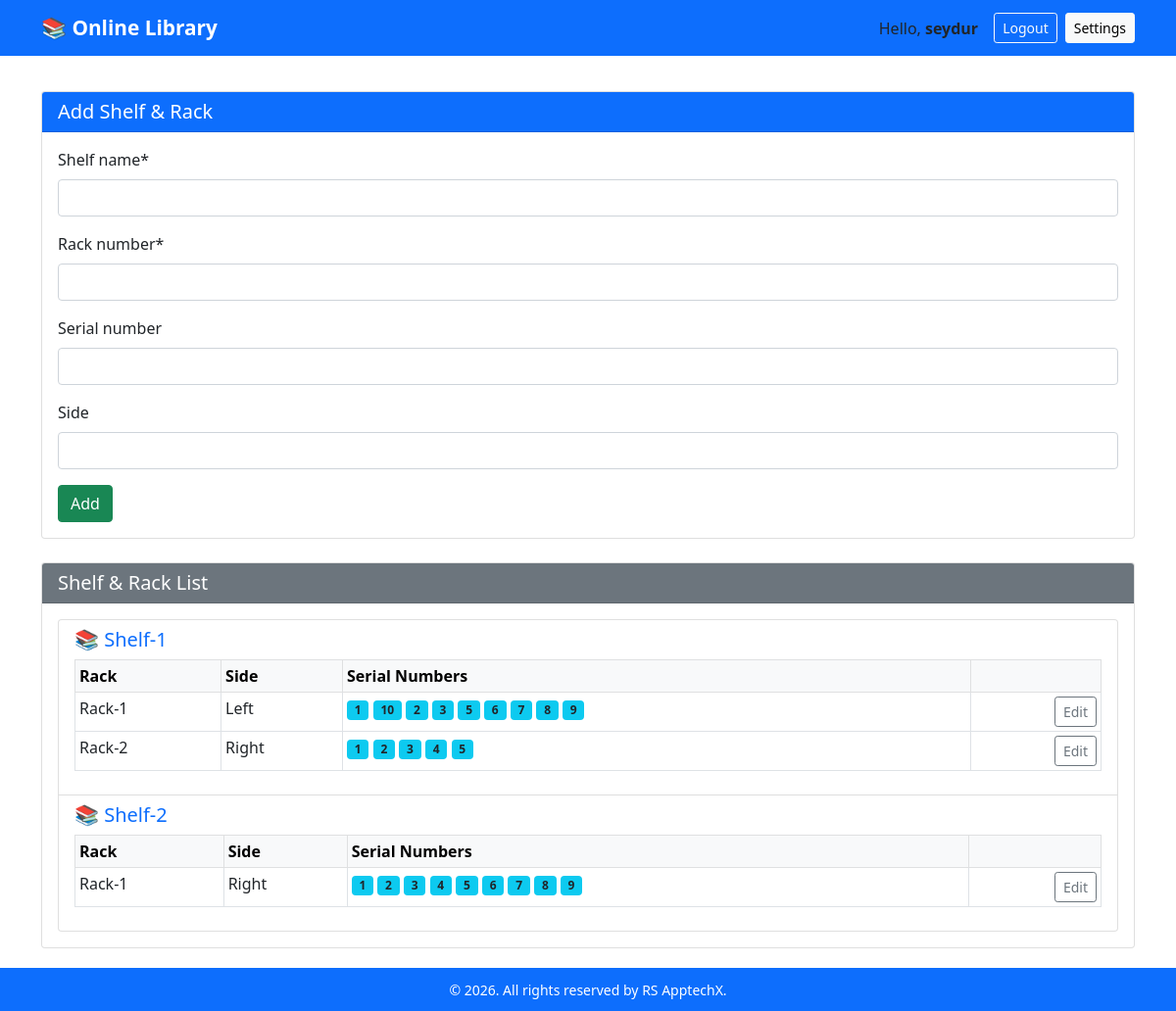
/self-rack/add/ (signed in), run on the app's committed database.
### library/models.py (models this page shows, shortened)
class Shelf(models.Model):
    name = models.CharField(max_length=100, unique=True)
    class Meta:
        ordering = ["name"]
        verbose_name_plural = "Shelves"

class Rack(models.Model):
    shelf = models.ForeignKey(Shelf, related_name="racks", on_delete=models.CASCADE)
    rack_number = models.CharField(max_length=50)
    side_name = models.CharField(max_length=50, blank=True)
    class Meta:
        unique_together = ("shelf", "rack_number")
        ordering = ["rack_number"]

class Serial(models.Model):
    rack = models.ForeignKey(Rack, related_name="serials", on_delete=models.CASCADE)
    serial_number = models.CharField(max_length=50)
    class Meta:
        unique_together = ("rack", "serial_number")

### library/views.py (the view)
# urls.py: path("self-rack/add/", views.self_rack_add, name="self_rack_add"),
@user_passes_test(staff_check)
def self_rack_add(request):
    if request.method == "POST":
        form = SelfRackForm(request.POST)
        if form.is_valid():
            sname = form.cleaned_data["self_name"].strip()
            rnum = form.cleaned_data["rack_number"].strip()
            snum = form.cleaned_data.get("serial_number", "").strip()
            side = form.cleaned_data.get("side_name", "").strip()
            shelf, created_shelf = Shelf.objects.get_or_create(name=sname)
            rack, created_rack = Rack.objects.get_or_create(
                shelf=shelf, rack_number=rnum
            )
            if side:
                rack.side_name = side
                rack.save()
            created_serial = False
            if snum:
                parts = [
                    p.strip() for p in snum.replace("\n", ",").split(",") if p.strip()
                ]
                for part in parts:
                    serial_obj, created = Serial.objects.get_or_create(
                        rack=rack, serial_number=part
                    )
                    created_serial = created_serial or created
            messages.success(request, "Self & Rack added.")
            return redirect("library:self_rack_add")
    else:
        form = SelfRackForm()
    shelves = Shelf.objects.all().prefetch_related("racks__serials")
    return render(
        request,
        "library/self_rack_add.html",
        {
            "form": form,
            "shelves": shelves,
        },
    )

### library/forms.py
class SelfRackForm(forms.Form):
    self_name = forms.CharField(max_length=100, label="Shelf name")
    rack_number = forms.CharField(max_length=50, label="Rack number")
    serial_number = forms.CharField(
        max_length=50, label="Serial number", required=False
    )
    side_name = forms.CharField(max_length=50, label="Side", required=False)

### library/views.py (called while the page is built)
def staff_check(user):
    return user.is_active and user.is_staff

### library/templates/library/self_rack_add.html (shortened to what this page needs)
{% extends "library/base.html" %}
{% load crispy_forms_tags %}
{% block content %}
<div class="card mb-4">
  <div class="card-header bg-primary text-white">
    <h5 class="mb-0">Add Shelf & Rack</h5>
  </div>
  <div class="card-body">
    <form method="POST">
      {% csrf_token %} {{ form|crispy }}
      <button type="submit" class="btn btn-success">
         Add
      </button>
    </form>
  </div>
</div>
<div class="card">
  <div class="card-header bg-secondary text-white">
    <h5 class="mb-0">Shelf & Rack List</h5>
  </div>
  <div class="card-body">
    {% if shelves %}
    <ul class="list-group">
      {% for shelf in shelves %}
      <li class="list-group-item">
        <h5 class="text-primary">📚 {{ shelf.name }}</h5>
        {% if shelf.racks.exists %}
        <table class="table table-bordered table-sm mt-2">
          <thead class="table-light">
            <tr>
              <th>Rack</th>
              <th>Side</th>
              <th>Serial Numbers</th>
              <th></th>
            </tr>
          </thead>
          <tbody>
            {% for rack in shelf.racks.all %}
            <tr>
              <td>{{ rack.rack_number }}</td>
              <td>{{ rack.side_name|default:"-" }}</td>
              <td>
                {% if rack.serials.exists %} {% for serial in rack.serials.all %}
                <span class="badge bg-info text-dark"
                  >{{ serial.serial_number }}</span
                >
                {% endfor %} {% else %}
                <span class="text-muted">No Serial</span>
                {% endif %}
              </td>
              <td class="text-end">
                <a
                  href="{% url 'library:rack_edit' rack.pk %}"
                  class="btn btn-sm btn-outline-secondary"
                  >Edit</a
                >
              </td>
            </tr>
            {% endfor %}
          </tbody>
        </table>
        {% else %}
        <p class="text-muted">No racks available.</p>
        {% endif %}
      </li>
      {% endfor %}
    </ul>
    {% else %}
    <div class="alert alert-warning mb-0">No shelves have been created.</div>
    {% endif %}
  </div>
</div>
{% endblock %}

### library/templates/library/base.html (shortened to what this page needs)
{% load static %}
<!doctype html>
<html lang="en">
  <head>
    <link rel="stylesheet" href="{% static 'style.css' %}" />
    <link
      href="https://cdn.jsdelivr.net/npm/bootstrap@5.0.2/dist/css/bootstrap.min.css"
      rel="stylesheet"
    />
  </head>
  <body>
    <header>
      <nav class="navbar navbar-expand-lg navbar-dark bg-primary">
        <div class="container-md">
          <a class="navbar-brand" href="{% url 'library:book_list' %}">
            📚 Online Library
          </a>
          <div class="d-flex align-items-center">
            {% if user.is_authenticated %}
            <span class="me-3"
              >Hello, <strong>{{ user.username }}</strong></span
            >
            <form method="post" action="{% url 'library:logout' %}">
              <button class="btn btn-outline-light btn-sm" type="submit">
                Logout
              </button>
            </form>
            {% endif %}
            <button
              type="button"
              class="btn btn-light btn-sm ms-2"
              data-bs-toggle="modal"
              data-bs-target="#settingsModal"
            >
              Settings
            </button>
          </div>
        </div>
      </nav>
    </header>
    <main class="container">{% block content %}{% endblock %}</main>
    <footer>
      <small
        >&copy; {{ now|date:"Y" }} 2026. All rights reserved by RS
        ApptechX.</small
      >
    </footer>
  </body>
</html>

### library/static/style.css (style rules this page uses)
body { font-family: Arial, sans-serif; margin: 2rem; }
header { margin-bottom: 1rem; }
a { text-decoration: none; color: #d13beb; }
ul { list-style: none; padding-left: 0; }

### library/templates/library/base.html (style rules this page uses)
body { display: flex; flex-direction: column; min-height: 100vh; }
main { flex: 1; padding: 20px; }
footer { background: #0d6efd; color: white; text-align: center; padding: 10px 0; margin-top: auto; }
.navbar-brand { font-weight: bold; font-size: 1.3rem; }

### data on the page
Shelf: name "Shelf-1"
Rack: rack_number "Rack-1", side_name "Left"
Serial: serial_number "1"
Serial: serial_number "10"
Serial: serial_number "2"
Serial: serial_number "3"
Serial: serial_number "5"
Serial: serial_number "6"
Serial: serial_number "7"
Serial: serial_number "8"
Serial: serial_number "9"
Rack: rack_number "Rack-2", side_name "Right"
Serial: serial_number "1"
Serial: serial_number "2"
Serial: serial_number "3"
Serial: serial_number "4"
Serial: serial_number "5"
Shelf: name "Shelf-2"
Rack: rack_number "Rack-1", side_name "Right"
Serial: serial_number "1"
Serial: serial_number "2"
Serial: serial_number "3"
Serial: serial_number "4"
Serial: serial_number "5"
Serial: serial_number "6"
Serial: serial_number "7"
Serial: serial_number "8"
Serial: serial_number "9"

### other printed values
{{ user.username }} "seydur"
